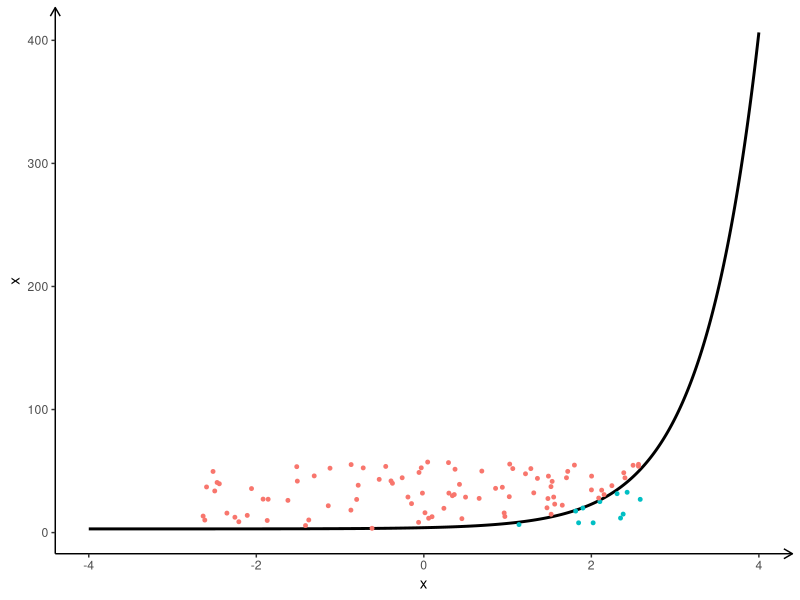

Source code (R):
# This is the R-Code with respect to the Topic "Numericla Integration"

# Install and load packages
libraries = c("ggplot2")
lapply(libraries, function(x) 
  if (!(x %in% installed.packages())) {
    install.packages(x)
  }
)
lapply(libraries, library, quietly = TRUE, character.only = TRUE)

# Define Functions
MonteCarloIntegration = function(x = NULL, FUN = dnorm, n = 100000, graphic = TRUE){
  
  # x contains the x values and FUN is a function
  # n is an integer and represents the number of iterations
  
  # create DataFrame
  df = data.frame(1.5*x, y = FUN(1.5*x))
  
  # Generate Random Points
  mcp_x = runif(n, min = min(x), max = max(x))
  mcp_y = runif(n, min = min(FUN(x)), max = max(FUN(x)))
  
  # Calculate the area
  area = (max(x) - min(x))*(max(FUN(x)) - min(FUN(x)))
  
  # Approx. Area
  dfp = data.frame(mcp_x, mcp_y)
  dfp["Within"] = ifelse(dfp$mcp_y <= FUN(dfp$mcp_x), TRUE, FALSE)
  
  # Percentage of points <= function
  perc = length(dfp$mcp_x[dfp["Within"] == TRUE])/n
  
  if (graphic == TRUE){
    # Visualization
    p = ggplot(aes(x, y), data=df) +
      geom_line(size = 1) + 
      theme(panel.grid.major = element_blank(), panel.grid.minor = element_blank(),
            panel.background = element_blank(), 
            axis.line = element_line(colour = "black", arrow = arrow(length = unit(0.25, "cm")))) +
      ylab("f(y)") + ylab("x") + 
      geom_point(aes(x=mcp_x*(2/3), y=mcp_y, colour = Within), data = dfp, size = 1, show.legend=F)
      
    print(p)
  }
  
  return(area * perc)
}

pol = function(x){
  y = exp(x) + 3
  return(y)
}

MonteCarloIntegration(seq(-4,4,0.01), FUN = pol, n = 100, graphic = T)


